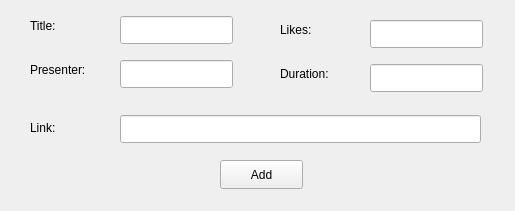
<?xml version="1.0" encoding="UTF-8"?>
<ui version="4.0">
 <class>adminAddForm</class>
 <widget class="QWidget" name="adminAddForm">
  <property name="geometry">
   <rect>
    <x>0</x>
    <y>0</y>
    <width>515</width>
    <height>211</height>
   </rect>
  </property>
  <property name="windowTitle">
   <string>adminAddForm</string>
  </property>
  <widget class="QLabel" name="label">
   <property name="geometry">
    <rect>
     <x>30</x>
     <y>16</y>
     <width>63</width>
     <height>20</height>
    </rect>
   </property>
   <property name="text">
    <string>Title:</string>
   </property>
  </widget>
  <widget class="QLineEdit" name="titleLineEdit">
   <property name="geometry">
    <rect>
     <x>120</x>
     <y>16</y>
     <width>113</width>
     <height>28</height>
    </rect>
   </property>
  </widget>
  <widget class="QLabel" name="label_2">
   <property name="geometry">
    <rect>
     <x>30</x>
     <y>60</y>
     <width>63</width>
     <height>20</height>
    </rect>
   </property>
   <property name="text">
    <string>Presenter:</string>
   </property>
  </widget>
  <widget class="QLineEdit" name="presenterLineEdit">
   <property name="geometry">
    <rect>
     <x>120</x>
     <y>60</y>
     <width>113</width>
     <height>28</height>
    </rect>
   </property>
  </widget>
  <widget class="QLabel" name="label_3">
   <property name="geometry">
    <rect>
     <x>280</x>
     <y>64</y>
     <width>81</width>
     <height>20</height>
    </rect>
   </property>
   <property name="text">
    <string>Duration:</string>
   </property>
  </widget>
  <widget class="QLabel" name="label_4">
   <property name="geometry">
    <rect>
     <x>280</x>
     <y>20</y>
     <width>63</width>
     <height>20</height>
    </rect>
   </property>
   <property name="text">
    <string>Likes:</string>
   </property>
  </widget>
  <widget class="QLineEdit" name="durationLineEdit">
   <property name="geometry">
    <rect>
     <x>370</x>
     <y>64</y>
     <width>113</width>
     <height>28</height>
    </rect>
   </property>
  </widget>
  <widget class="QLineEdit" name="likesLineEdit">
   <property name="geometry">
    <rect>
     <x>370</x>
     <y>20</y>
     <width>113</width>
     <height>28</height>
    </rect>
   </property>
  </widget>
  <widget class="QLabel" name="label_5">
   <property name="geometry">
    <rect>
     <x>30</x>
     <y>118</y>
     <width>81</width>
     <height>20</height>
    </rect>
   </property>
   <property name="text">
    <string>Link:</string>
   </property>
  </widget>
  <widget class="QLineEdit" name="linkLineEdit">
   <property name="geometry">
    <rect>
     <x>120</x>
     <y>115</y>
     <width>361</width>
     <height>28</height>
    </rect>
   </property>
  </widget>
  <widget class="QPushButton" name="pushButton">
   <property name="geometry">
    <rect>
     <x>220</x>
     <y>160</y>
     <width>83</width>
     <height>29</height>
    </rect>
   </property>
   <property name="text">
    <string>Add</string>
   </property>
  </widget>
 </widget>
 <resources/>
 <connections/>
</ui>
